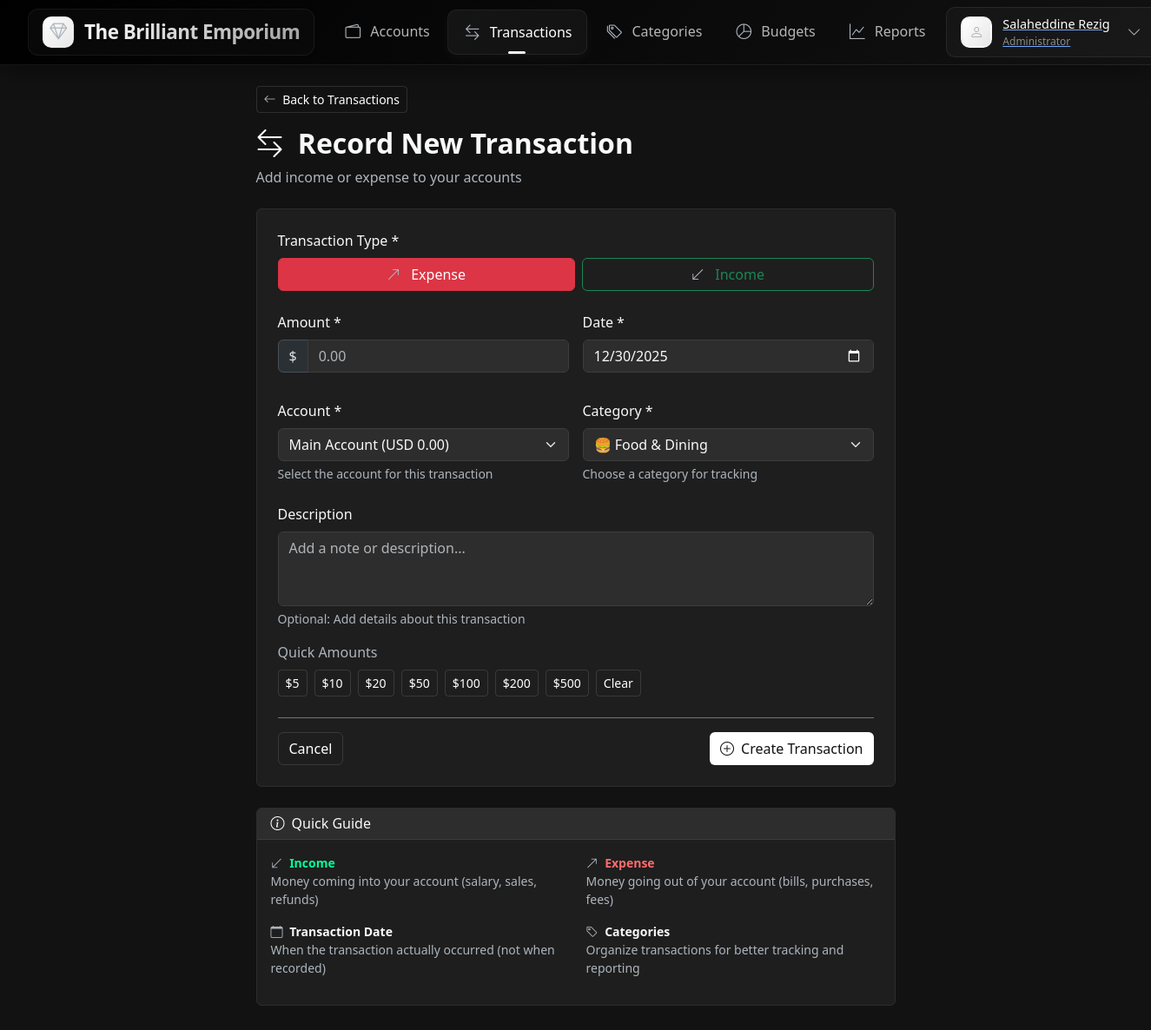
Page /transactions/create (signed in) on the earlier database version.
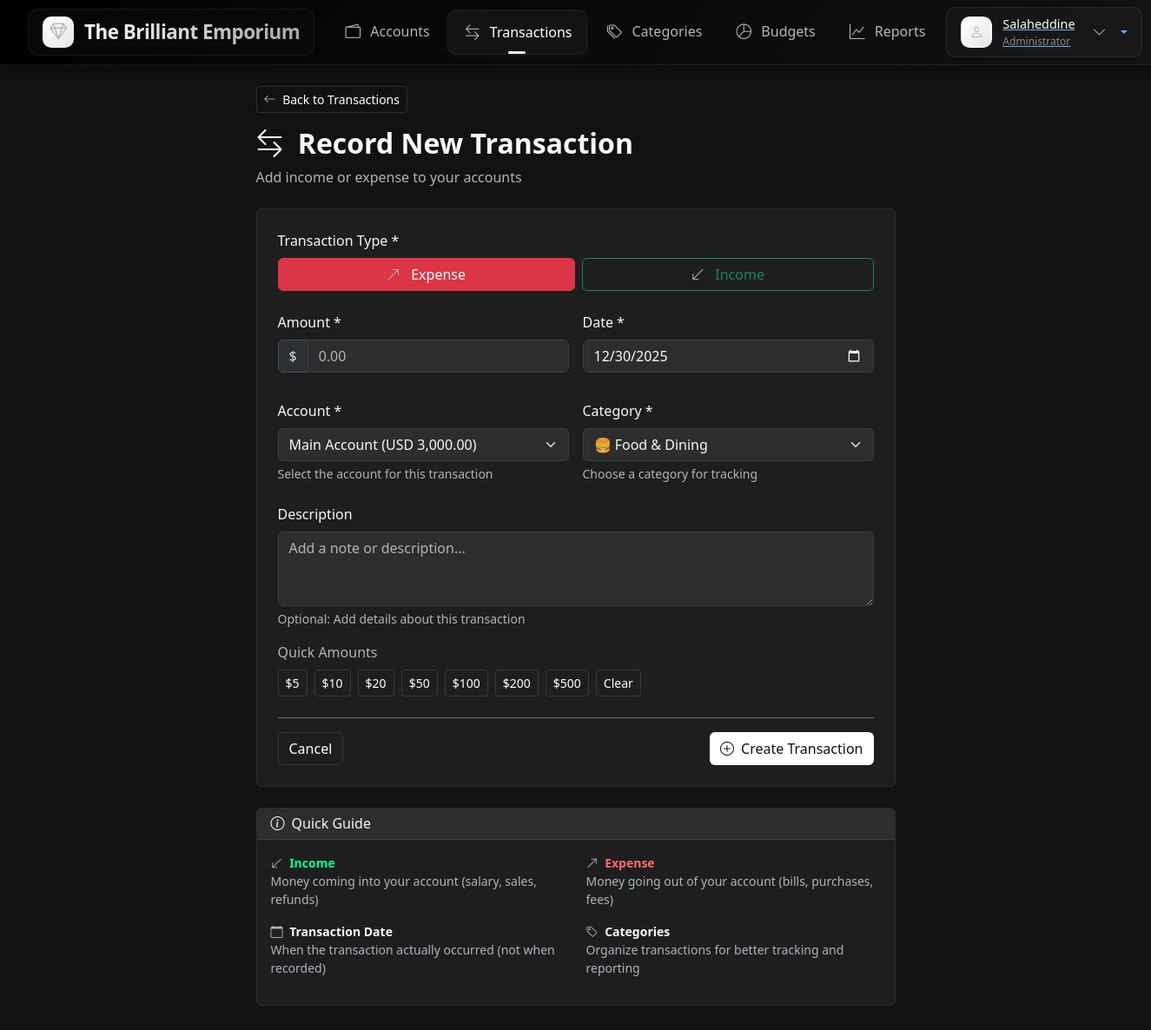
Same page on the later database version.
### models.py (models this page shows, shortened)
class User(db.Model, UserMixin):
    __tablename__ = 'users'
    id = db.Column(db.Integer, primary_key=True)
    email = db.Column(db.String(120), unique=True, nullable=False, index=True)
    name = db.Column(db.String(100), nullable=False)
    hashed_password = db.Column(db.String(256), nullable=False)
    created_at = db.Column(db.DateTime, default=datetime.utcnow, nullable=False)
    last_login = db.Column(db.DateTime, nullable=True)
    accounts = relationship("Account", back_populates="user", cascade="all, delete-orphan")
    categories = relationship("Category", back_populates="user", cascade="all, delete-orphan")
    transactions = relationship("Transaction", back_populates="user", cascade="all, delete-orphan")
    budgets = relationship("Budget", back_populates="user", cascade="all, delete-orphan")

### routes/transactions.py (the view, shortened to what this page needs)
@transactions_bp.route('/create', methods=['GET', 'POST'])
@login_required
def create():
    form = TransactionForm()
    form.account_id.choices = [(acc.id, f"{acc.name} ({acc.currency} {acc.current_balance:,.2f})")
                              for acc in Account.query.filter_by(
                                  user_id=current_user.id,
                                  is_active=True
                              ).all()]
    selected_type = request.form.get('type') if request.method == 'POST' else (form.type.data or 'expense')
    form.type.data = selected_type
    form.set_category_choices(selected_type)
    return render_template('transactions/create.html', form=form)

### forms/main.py (called while the page is built)
    def set_category_choices(self, transaction_type):
        ttype = None
        if isinstance(transaction_type, TransactionType):
            ttype = transaction_type
        else:
            try:
                ttype = TransactionType(transaction_type)
            except Exception:
                try:
                    s = str(transaction_type)
                    if s.startswith('TransactionType.'):
                        name = s.split('.', 1)[1]
                        ttype = TransactionType[name]
                    else:
                        ttype = TransactionType[s.upper()]
                except Exception:
                    ttype = TransactionType.EXPENSE
        categories = Category.query.filter_by(
            type=ttype,
            is_active=True
        ).all()
        self.category_id.choices = [(cat.id, f"{cat.icon} {cat.name}") for cat in categories]

### routes/auth.py (called while the page is built)
@login_manager.user_loader
def load_user(user_id):
    return User.query.get(int(user_id))

### templates/transactions/create.html (shortened to what the changed rows need)
{% extends "accounts/layout.html" %}
{% block main %}
<div class="container py-4">
    <div class="row justify-content-center">
        <div class="col-lg-8">
            <div class="mb-4">
                <h1 class="h2 fw-bold">
                    <i class="bi bi-arrow-left-right text-accent me-2"></i>
                    {{ 'Record New Transaction' if not form.amount.data else 'Edit Transaction' }}
                </h1>
            </div>
            <div class="card">
                <div class="card-body p-4">
                    <form method="POST" action="{{ url_for('transactions.create') if not transaction else url_for('transactions.edit', transaction_id=transaction.id) }}">
                        <div class="row g-3 mt-3">
                            <div class="col-md-6">
                                <label class="form-label">Account *</label>
                                {{ form.account_id(class="form-select", required=True) }}
                                <div class="form-text text-gray">Select the account for this transaction</div>
                            </div>
                        </div>
                    </form>
                </div>
            </div>
        </div>
    </div>
</div>
{% endblock %}

### templates/accounts/layout.html (shortened to what this page needs)
<!DOCTYPE html>
<html lang="en" data-bs-theme="dark">
<head>
    <link href="{{ url_for('static', filename='css/style.css') }}" rel="stylesheet">
    <link href="https://cdn.jsdelivr.net/npm/bootstrap@5.3.3/dist/css/bootstrap.min.css" rel="stylesheet">
    <link href="https://cdnjs.cloudflare.com/ajax/libs/bootstrap-icons/1.8.1/font/bootstrap-icons.min.css" rel="stylesheet">
</head>
<body>
    <nav class="navbar navbar-expand-lg">
        <div class="navbar-container container-fluid">
            <a class="navbar-brand" href="{{ url_for('index') }}">
                <span class="brand-icon">
                    <i class="bi bi-gem"></i>
                </span>
                <span class="brand-text">The Brilliant Emporium</span>
            </a>
            <div class="collapse navbar-collapse" id="mainNavbar">
                <ul class="navbar-nav mx-auto">
                    <li class="nav-item">
                        <a class="nav-link" href="{{ url_for('accounts.index') }}">
                            <span class="nav-icon">
                                <i class="bi bi-wallet2"></i>
                            </span>
                            <span>Accounts</span>
                        </a>
                    </li>
                    <li class="nav-item">
                        <a class="nav-link" href="{{ url_for('transactions.index') }}">
                            <span class="nav-icon">
                                <i class="bi bi-arrow-left-right"></i>
                            </span>
                            <span>Transactions</span>
                        </a>
                    </li>
                    <li class="nav-item">
                        <a class="nav-link" href="{{ url_for('categories.index') }}">
                            <span class="nav-icon">
                                <i class="bi bi-tags"></i>
                            </span>
                            <span>Categories</span>
                        </a>
                    </li>
                    <li class="nav-item">
                        <a class="nav-link" href="{{ url_for('budgets.index') }}">
                            <span class="nav-icon">
                                <i class="bi bi-pie-chart"></i>
                            </span>
                            <span>Budgets</span>
                        </a>
                    </li>
                    <li class="nav-item">
                        <a class="nav-link" href="{{ url_for('reports.index') }}">
                            <span class="nav-icon">
                                <i class="bi bi-graph-up"></i>
                            </span>
                            <span>Reports</span>
                        </a>
                    </li>
                </ul>
                <div class="user-dropdown nav-item dropdown">
                    <a class="dropdown-toggle" href="#" id="userDropdown" role="button"
                       data-bs-toggle="dropdown" aria-expanded="false">
                        <div class="user-avatar">
                            <i class="bi bi-person"></i>
                        </div>
                        <div class="d-flex flex-column text-start">
                            <span class="user-name">{{ current_user.name }}</span>
                            <span class="user-role">Administrator</span>
                        </div>
                        <i class="bi bi-chevron-down ms-2"></i>
                    </a>
                </div>
            </div>
        </div>
    </nav>
    <main class="pb-5">
        {% block main %}{% endblock %}
    </main>
</body>
</html>

Differences in the rows shown:
changed User: name "Salaheddine Rezig" → "Salaheddine"
Other differences:
form field account_id: "Main Account (USD 0.00)" → "Main Account (USD 3,000.00)"
